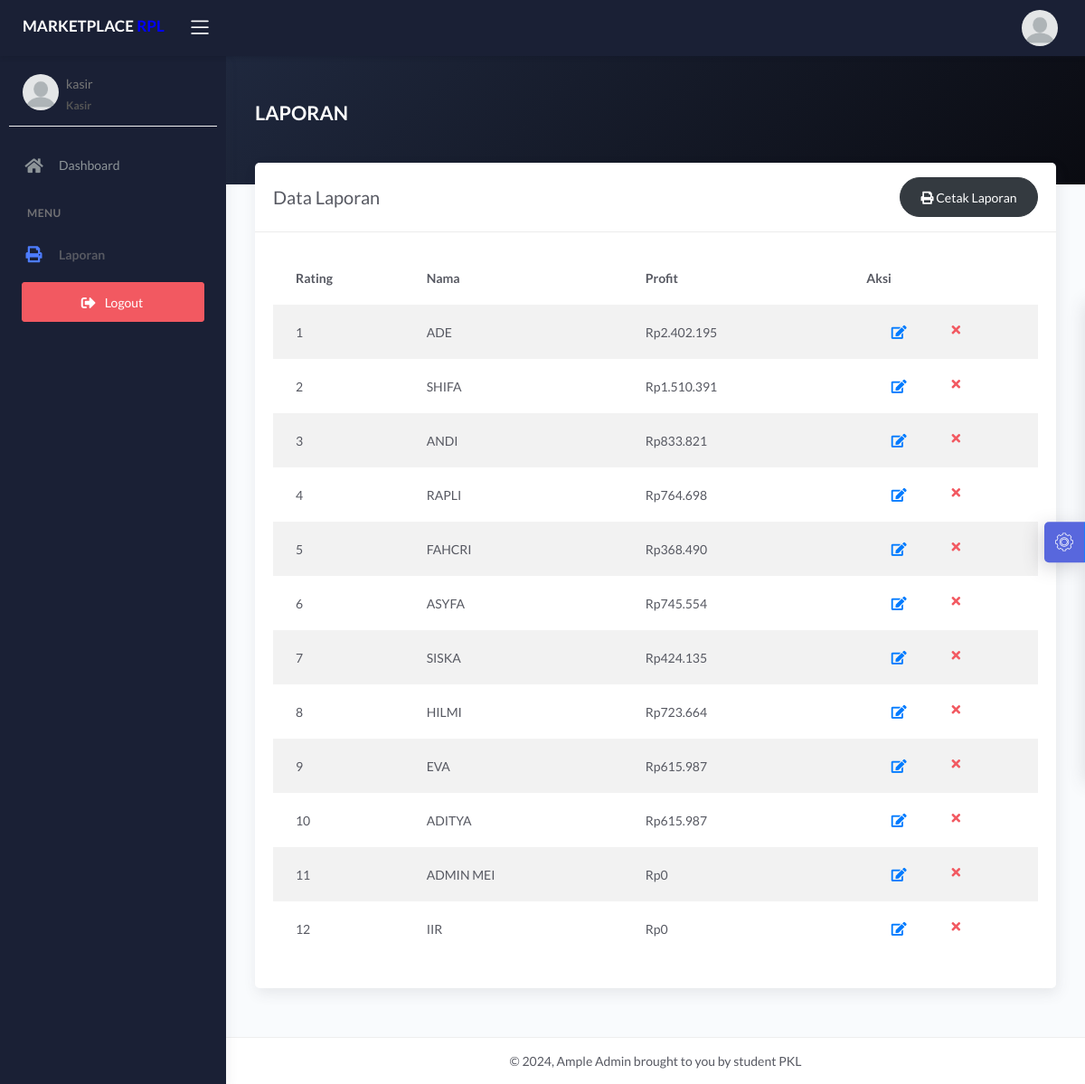
The page /kasir/laporan.php (signed in) on the database its author committed.
### tables this page shows
CREATE TABLE `profit` (
  `id_profit` int(11) NOT NULL,
  `nama_karyawan` varchar(228) NOT NULL,
  `jml_profit` varchar(200) NOT NULL,
  `jml_order` int(20) NOT NULL,
  `jml_akun` int(20) NOT NULL
);

### kasir/laporan.php (the view, shortened to what this page needs)
<?php
$title = 'Data Laporan';
require 'koneksi.php';
$query = "SELECT * FROM profit";
$data = mysqli_query($conn, $query);
require 'header.php';
?>
<div class="panel-header bg-dark-gradient">
    <div class="page-inner py-5">
        <div class="d-flex align-items-left align-items-md-center flex-column flex-md-row">
            <div>
                <h2 class="text-white pb-2 fw-bold">LAPORAN</h2>
            </div>
        </div>
    </div>
</div>
<div class="page-inner mt--5">
    <div class="row">
        <div class="col-md-12">
            <div class="card">
                <div class="card-header">
                    <div class="d-flex align-items-center">
                        <h4 class="card-title"><?= $title; ?></h4>
                        <a href="cetak.php" target="_blank" class="btn btn-dark btn-round ml-auto">
                            <i class="fas fa-print"></i>
                            Cetak Laporan
                        </a>
                    </div>
                </div>
                <div class="card-body">
                    <div class="table-responsive">
                        <table id="basic-datatableshd" class="display table table-striped table-hover">
                            <thead>
                                <tr>
                                    <th style="width: 7%">Rating</th>
                                    <th style="width: 15%">Nama</th>
                                    <th style="width: 15%">Profit</th>
                                    <th style="width: 5%">Aksi</th>
                                </tr>
                            </thead>
                            <tbody>
                                <?php
                                $no = 1;
                                if (mysqli_num_rows($data) > 0) {
                                    while ($profit = mysqli_fetch_assoc($data)) {
                                ?>
                                        <tr>
                                            <td><?= $no++; ?></td>
                                            <td><?= $profit['nama_karyawan']; ?></td>
                                            <td><?= $profit['jml_profit']; ?></td>
                                            <td>
                                                <div class="form-button-action">
                                                    <a href="edit_laporan.php?id=<?= $profit['id_profit']; ?>" type="button" data-toggle="tooltip" title="" class="btn btn-link btn-dark btn-lg" data-original-title="Edit">
                                                        <i class="fa fa-edit"></i>
                                                    </a>
                                                    <a href="hapus_laporan.php?id=<?= $profit['id_profit']; ?>" onclick="return confirm('Yakin hapus data?');" type="button" data-toggle="tooltip" title="" class="btn btn-link btn-danger" data-original-title="Hapus">
                                                        <i class="fa fa-times"></i>
                                                    </a>
                                                </div>
                                            </td>
                                        </tr>
                                <?php }
                                }
                                ?>
                            </tbody>
                        </table>
                    </div>
                </div>
            </div>
        </div>
</div>
</div>
<?php
require 'footer.php';
?>

### rows shown on the page
profit: nama_karyawan "ADE", jml_profit "Rp2.402.195"
profit: nama_karyawan "SHIFA", jml_profit "Rp1.510.391"
profit: nama_karyawan "ANDI", jml_profit "Rp833.821"
profit: nama_karyawan "RAPLI", jml_profit "Rp764.698"
profit: nama_karyawan "FAHCRI", jml_profit "Rp368.490"
profit: nama_karyawan "ASYFA", jml_profit "Rp745.554"
profit: nama_karyawan "SISKA", jml_profit "Rp424.135"
profit: nama_karyawan "HILMI", jml_profit "Rp723.664"
profit: nama_karyawan "EVA", jml_profit "Rp615.987"
profit: nama_karyawan "ADITYA", jml_profit "Rp615.987"
profit: nama_karyawan "ADMIN MEI", jml_profit "Rp0"
profit: nama_karyawan "IIR", jml_profit "Rp0"

### other values the page prints
$_SESSION['username'] "kasir"
$title "Data Laporan"
